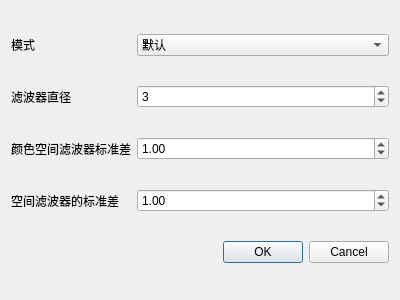
<?xml version="1.0" encoding="UTF-8"?>
<ui version="4.0">
 <class>Bilateral</class>
 <widget class="QDialog" name="Bilateral">
  <property name="geometry">
   <rect>
    <x>0</x>
    <y>0</y>
    <width>400</width>
    <height>300</height>
   </rect>
  </property>
  <property name="windowTitle">
   <string>Dialog</string>
  </property>
  <layout class="QGridLayout" name="gridLayout">
   <item row="4" column="1">
    <widget class="QDialogButtonBox" name="buttonBox">
     <property name="standardButtons">
      <set>QDialogButtonBox::Cancel|QDialogButtonBox::Ok</set>
     </property>
    </widget>
   </item>
   <item row="2" column="1">
    <widget class="QDoubleSpinBox" name="sigmaColor">
     <property name="maximum">
      <double>9999.000000000000000</double>
     </property>
     <property name="value">
      <double>1.000000000000000</double>
     </property>
    </widget>
   </item>
   <item row="1" column="1">
    <widget class="QSpinBox" name="dd">
     <property name="maximum">
      <number>9999</number>
     </property>
     <property name="value">
      <number>3</number>
     </property>
    </widget>
   </item>
   <item row="0" column="1">
    <widget class="QComboBox" name="type">
     <item>
      <property name="text">
       <string>默认</string>
      </property>
     </item>
     <item>
      <property name="text">
       <string>使用常数进行补边</string>
      </property>
     </item>
     <item>
      <property name="text">
       <string>复制边界像素进行补边</string>
      </property>
     </item>
     <item>
      <property name="text">
       <string>对边界像素进行镜像反射补边</string>
      </property>
     </item>
     <item>
      <property name="text">
       <string>对边界像素进行镜像反射补边(101模式)</string>
      </property>
     </item>
     <item>
      <property name="text">
       <string>对边界像素进行环绕补边</string>
      </property>
     </item>
    </widget>
   </item>
   <item row="3" column="1">
    <widget class="QDoubleSpinBox" name="sigmaSpace">
     <property name="value">
      <double>1.000000000000000</double>
     </property>
    </widget>
   </item>
   <item row="0" column="0">
    <widget class="QLabel" name="label">
     <property name="text">
      <string>模式</string>
     </property>
    </widget>
   </item>
   <item row="1" column="0">
    <widget class="QLabel" name="label_2">
     <property name="text">
      <string>滤波器直径</string>
     </property>
    </widget>
   </item>
   <item row="2" column="0">
    <widget class="QLabel" name="label_3">
     <property name="text">
      <string>颜色空间滤波器标准差</string>
     </property>
    </widget>
   </item>
   <item row="3" column="0">
    <widget class="QLabel" name="label_4">
     <property name="text">
      <string>空间滤波器的标准差</string>
     </property>
    </widget>
   </item>
  </layout>
 </widget>
 <resources/>
 <connections/>
</ui>
